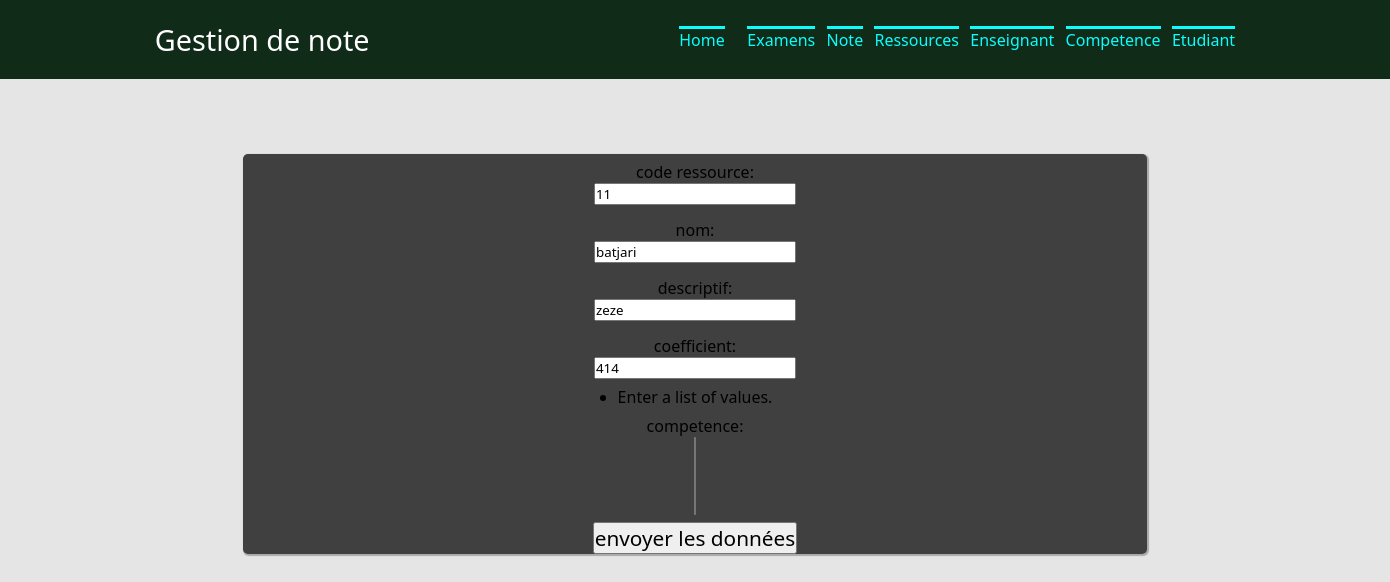
The app's page /gestion/updateressources/1/ with its own data.
### gestion/models.py (models this page shows, shortened)
class Ressources(models.Model):
    code_ressource = models.CharField(max_length=100)
    nom = models.CharField(max_length=100)
    descriptif = models.CharField(max_length=100)
    coefficient = models.CharField(max_length=100)
    competence = models.ManyToManyField("UE",null=True, blank=True)
    def dico(self):
        return {"code_ressource": self.code_ressource,"nom": self.nom,"descriptif": self.descriptif, "coefficient": self.coefficient,"competence": self.competence}

### gestion/views.py (the view)
# urls.py: path("updateressources/<int:id>/", views.updateressources),
def updateressources(request, id):
    ressources = models.Ressources.objects.get(pk=id)
    rform = RessourcesForm(ressources.dico())
    return render(request, "gestion/updateressources.html",{"ressources": ressources,"rform": rform,"id":id})

### gestion/forms.py
class RessourcesForm(ModelForm):
    class Meta:
        model = models.Ressources
        fields = ('code_ressource','nom','descriptif','coefficient','competence')
        labels = {
            'code_ressource' : _('code ressource'),
            'nom': _('nom'),
            'descriptif': _('descriptif'),
            'coefficient': _('coefficient'),
            'competence': _('competence'),
        }

### gestion/templates/gestion/updateressources.html (shortened to what this page needs)
     {% extends "gestion/main.html" %}
{%block content %}
    <form method="post" action="/gestion/traitementupdateressources/{{id}}">
    {{ rform.as_p }}
        <input type="submit" value="envoyer les données">
    </form>
{% endblock %}

### gestion/static/gestion/style.css (style rules this page uses)
* { font-weight:1; font-family:system-ui,arial; }
html, body { margin : 0px; padding : 0px; background-color: #E5E5E5; }
input[type=submit],button { #background:#404040; font-family:system-ui,arial; font-size:130%; }
input[type=text],input[type=number],textarea,select,option { color:black; font-family:system-ui,arial; }
form { background-color: #404040; display:flex; justify-content:center; flex-direction:column; align-items:center; margin-top:75px; width:65%; border-radius:5px; box-shadow:1px 1px 1px 1px #A9A9A9; }
form > p { list-style-type:none; display:flex; flex-direction:column; align-items:center; padding:7px; width:70%; }
* { margin: 0; padding: 0; }
body { font-family: Rubik; overflow-x: hidden; }

### records on screen
Ressources: code_ressource "11", nom "batjari", descriptif "zeze", coefficient "414"
